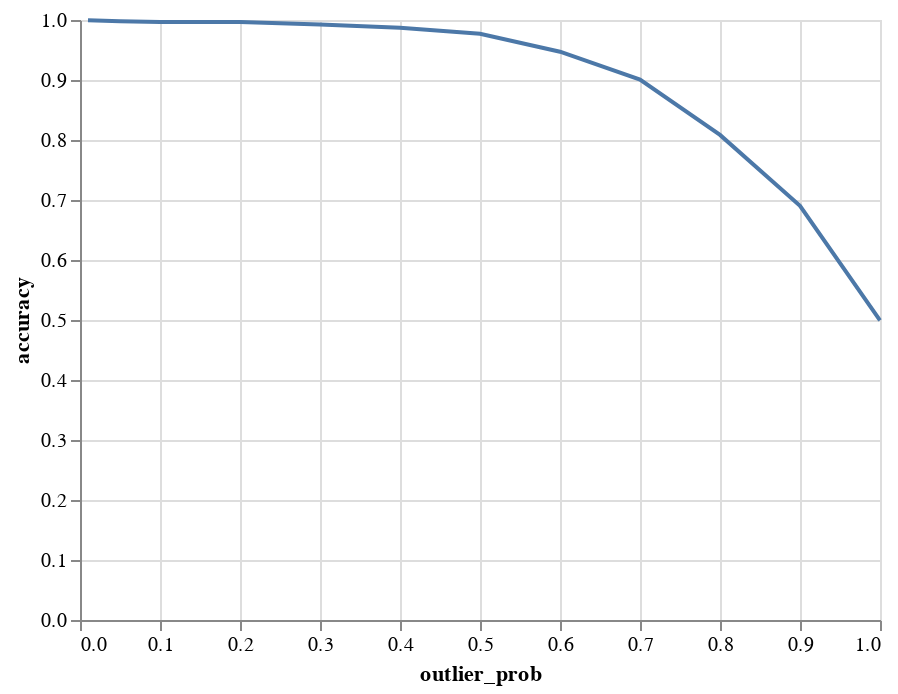

The cell this chart's notebook holds for it:
### Code cell
alt.Chart(df_cnn[(df_cnn['window_size']==5)]).mark_line().encode(x='outlier_prob', y='accuracy')

### Figure 1 — Vega-Lite specification as saved in the notebook (floating-point values rounded to 4 significant figures)
{"config": {"view": {"continuousWidth": 400, "continuousHeight": 300}}, "data": {"name": "data-6773542f810937e2c63f6c8ee8a936ad"}, "mark": "line", "encoding": {"x": {"type": "quantitative", "field": "outlier_prob"}, "y": {"type": "quantitative", "field": "accuracy"}}, "$schema": "https://vega.github.io/schema/vega-lite/v4.8.1.json", "datasets": {"data-6773542f810937e2c63f6c8ee8a936ad": [{"outlier_prob": 0.01, "accuracy": 0.9997, "window_size": 5}, {"outlier_prob": 0.05, "accuracy": 0.9979, "window_size": 5}, {"outlier_prob": 0.1, "accuracy": 0.9967, "window_size": 5}, {"outlier_prob": 0.2, "accuracy": 0.9965, "window_size": 5}, {"outlier_prob": 0.3, "accuracy": 0.9925, "window_size": 5}, {"outlier_prob": 0.4, "accuracy": 0.9871, "window_size": 5}, {"outlier_prob": 0.5, "accuracy": 0.977, "window_size": 5}, {"outlier_prob": 0.6, "accuracy": 0.9472, "window_size": 5}, {"outlier_prob": 0.7, "accuracy": 0.9006, "window_size": 5}, {"outlier_prob": 0.8, "accuracy": 0.8084, "window_size": 5}, {"outlier_prob": 0.9, "accuracy": 0.6904, "window_size": 5}, {"outlier_prob": 1.0, "accuracy": 0.4992, "window_size": 5}]}}
